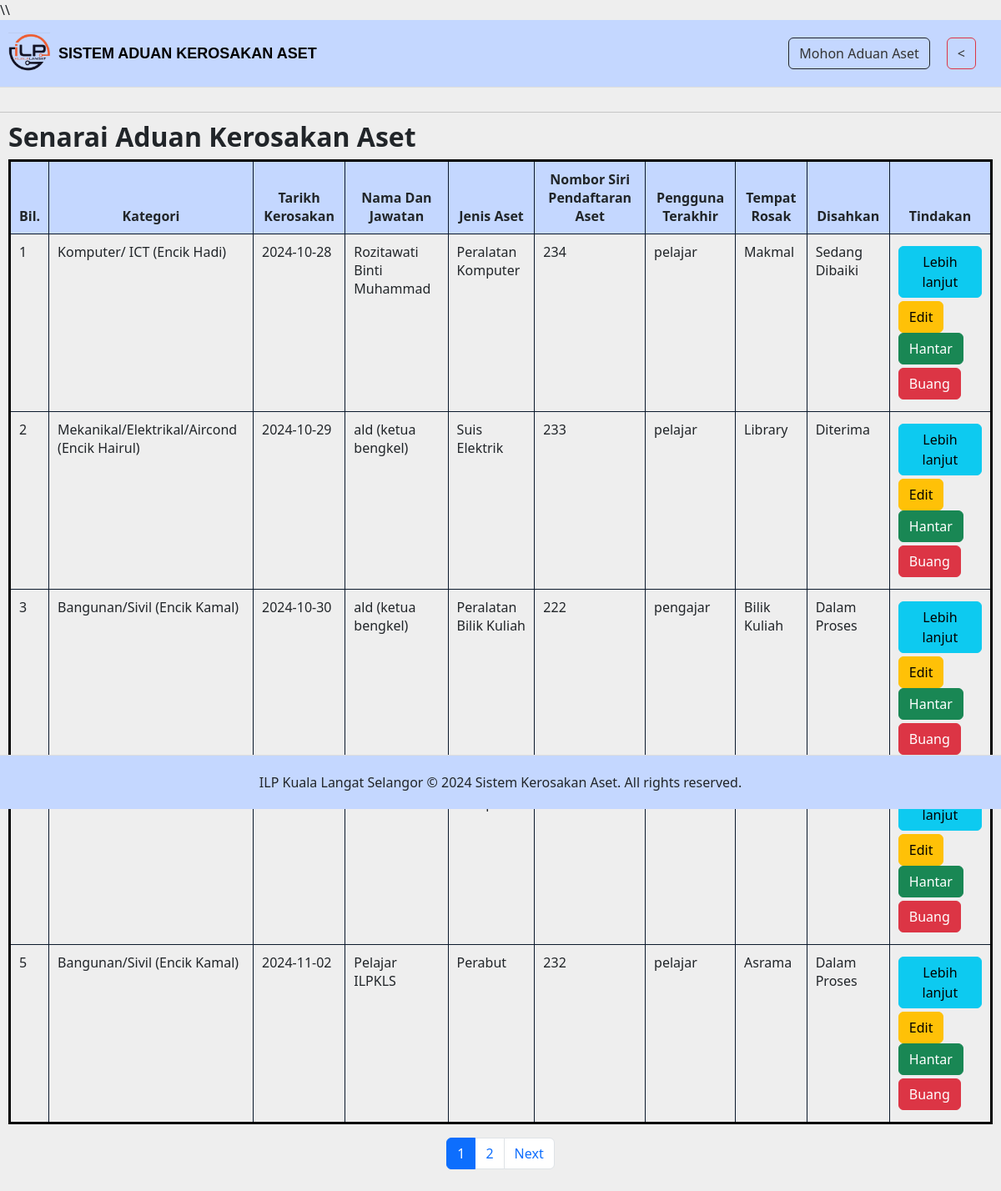
/maklumat_user.php, run on the app's committed database.
### tables this page shows
CREATE TABLE `tbl_semakan` (
  `no_id` int NOT NULL,
  `kategori` varchar(50) NOT NULL,
  `jenis_aset` varchar(255) NOT NULL,
  `no_siri` varchar(10) NOT NULL,
  `tempat_rosak` varchar(255) NOT NULL,
  `userterakhir` varchar(255) NOT NULL,
  `ulasan` varchar(255) NOT NULL,
  `nama` varchar(255) NOT NULL,
  `emel` varchar(255) NOT NULL,
  `tarikh_rosak` date NOT NULL,
  `lulus_jabatan` varchar(255) NOT NULL DEFAULT 'Dalam Proses',
  `tarikh` timestamp NOT NULL DEFAULT CURRENT_TIMESTAMP
);

### maklumat_user.php (the view, shortened to what this page needs)
\\<!DOCTYPE html>
<html lang="en">
<head>
    <link rel="stylesheet" href="https://cdn.jsdelivr.net/npm/bootstrap@5.2.2/dist/css/bootstrap.min.css">
</head>
<body>
    <div class="navbar">
        <a class="navbar-brand" href="#">
            <img src="img/305199717_985453492342369_1200662185772088661_n.png" height="50" alt="Sistem Aduan Kerosakan Aset" />
            <h4><b>SISTEM ADUAN KEROSAKAN ASET</b></h4>
        </a>
        <ul>
            <li><a href="aduan_admin.php" class="btn btn-outline-dark">Mohon Aduan Aset</a></li>
            <li><a href="admin.php" class="btn btn-outline-danger"><</a></li>
        </ul>
    </div>
    <section class="vh-100">
        <div class="container-md">
            <h2><b>Senarai Aduan Kerosakan Aset</b></h2>
            <div class="table-responsive-sm">
                <?php
                include('db.php');
                $limit = 5;
                $page = isset($_GET['page']) ? (int)$_GET['page'] : 1;
                $start = ($page > 1) ? ($page * $limit) - $limit : 0;
                $result = mysqli_query($conn, "SELECT COUNT(*) AS total FROM tbl_semakan");
                $totalData = mysqli_fetch_assoc($result)['total'];
                $totalPages = ceil($totalData / $limit);
                $sql = "SELECT * FROM tbl_semakan LIMIT $start, $limit";
                $result = mysqli_query($conn, $sql);
                ?>
                <table class="table">
                    <thead>
                        <tr>
                            <th>Bil.</th>
                            <th>Kategori</th>
                            <th>Tarikh Kerosakan</th>
                            <th>Nama Dan Jawatan</th>
                            <th>Jenis Aset</th>
                            <th>Nombor Siri Pendaftaran Aset</th>
                            <th>Pengguna Terakhir</th>
                            <th>Tempat Rosak</th>
                            <th>Disahkan</th>
                            <th>Tindakan</th>
                        </tr>
                    </thead>
                    <tbody>
                    <?php
                    $count = $start + 1;
                    while ($data = mysqli_fetch_assoc($result)) {
                    ?>
                    <tr>
                        <td><?php echo $count++; ?></td>
                        <td><?php echo htmlspecialchars($data['kategori']); ?></td>
                        <td><?php echo htmlspecialchars($data['tarikh_rosak']); ?></td>
                        <td><?php echo htmlspecialchars($data['nama']); ?></td>
                        <td><?php echo htmlspecialchars($data['jenis_aset']); ?></td>
                        <td><?php echo htmlspecialchars($data['no_siri']); ?></td>
                        <td><?php echo htmlspecialchars($data['userterakhir']); ?></td>
                        <td><?php echo htmlspecialchars($data['tempat_rosak']); ?></td>
                        <td><?php echo htmlspecialchars($data['lulus_jabatan']); ?></td>
                        <td>
                            <a href="view_admin.php?no_id=<?php echo $data['no_id'];?>" class="btn btn-info my-1">Lebih lanjut</a>
                            <a href="edit_admin.php?no_id=<?php echo $data['no_id'];?>" class="btn btn-warning">Edit</a>
                            <a href="hantar.php?no_id=<?php echo $data['no_id'];?>" class="btn btn-success">Hantar</a>
                            <a href="delete.php?no_id=<?php echo $data['no_id'];?>" class="btn btn-danger my-1">Buang</a>
                        </td>
                    </tr>
                    <?php
                    }
                    ?>
                    </tbody>
                </table>
                <div class="d-flex justify-content-center">
                    <nav aria-label="Page navigation">
                        <ul class="pagination">
                            <?php for($i = 1; $i <= $totalPages; $i++): ?>
                                <li class="page-item <?php echo ($page == $i) ? 'active' : ''; ?>">
                                    <a class="page-link" href="?page=<?php echo $i; ?>"><?php echo $i; ?></a>
                                </li>
                            <?php endfor; ?>
                            <?php if($page < $totalPages): ?>
                                <li class="page-item"><a class="page-link" href="?page=<?php echo $page + 1; ?>">Next</a></li>
                            <?php endif; ?>
                        </ul>
                    </nav>
                </div>
            </div>
        </div>
    </section>
    <div class="footer">
        ILP Kuala Langat Selangor &copy; 2024 Sistem Kerosakan Aset. All rights reserved.
    </div>
</body>
</html>

### maklumat_user.php (style rules this page uses)
body { background: #EEEEEE; min-height: 100vh; margin: 0; display: flex; flex-direction: column; }
h4 { color: black; margin-top: 10px; font-size: 18px; font-family: 'Arial'; }
.navbar { background-color: #C4D7FF; padding: 10px; display: flex; justify-content: space-between; align-items: center; border-bottom: 1px solid #ddd; }
.navbar-brand { display: flex; align-items: center; text-decoration: none; color: #333; }
.navbar-brand img { margin-right: 10px; }
.navbar ul { list-style-type: none; padding: 0; margin: 0; display: flex; }
.navbar ul li { margin-right: 20px; }
.navbar ul li a { text-decoration: none; color: #333; }
section.vh-100 { flex: 1; }
.container-md { max-width: 1400px; margin: 30px auto; background-color: #EEEEEE; padding: 10px; box-shadow: 1px 1px 1px 1px black; }
.table { width: 100%; border-collapse: collapse; background-color: white; border-style: solid; border-color: black; }
.table thead th { background-color: #C4D7FF; border: 1px solid #0B192C; padding: 10px; text-align: center; }
.table tbody td { background-color: #EEEEEE; border: 1px solid #0B192C; padding: 10px; }
.footer { background-color: #C4D7FF; padding: 20px; text-align: center; border-top: 1px solid #ddd; margin-top: auto; }

### data on the page
tbl_semakan: kategori "Komputer/ ICT (Encik Hadi)", tarikh_rosak "2024-10-28", nama "Rozitawati Binti Muhammad", jenis_aset "Peralatan Komputer", no_siri "234", userterakhir "pelajar", tempat_rosak "Makmal", lulus_jabatan "Sedang Dibaiki"
tbl_semakan: kategori "Mekanikal/Elektrikal/Aircond (Encik Hairul)", tarikh_rosak "2024-10-29", nama "ald (ketua bengkel)", jenis_aset "Suis Elektrik", no_siri "233", userterakhir "pelajar", tempat_rosak "Library", lulus_jabatan "Diterima"
tbl_semakan: kategori "Bangunan/Sivil (Encik Kamal)", tarikh_rosak "2024-10-30", nama "ald (ketua bengkel)", jenis_aset "Peralatan Bilik Kuliah", no_siri "222", userterakhir "pengajar", tempat_rosak "Bilik Kuliah", lulus_jabatan "Dalam Proses"
tbl_semakan: kategori "Bangunan/Sivil (Encik Kamal)", tarikh_rosak "2024-11-02", nama "Pelajar ILPKLS", jenis_aset "Perabut", no_siri "232", userterakhir "pelajar", tempat_rosak "Asrama", lulus_jabatan "Dalam Proses"
